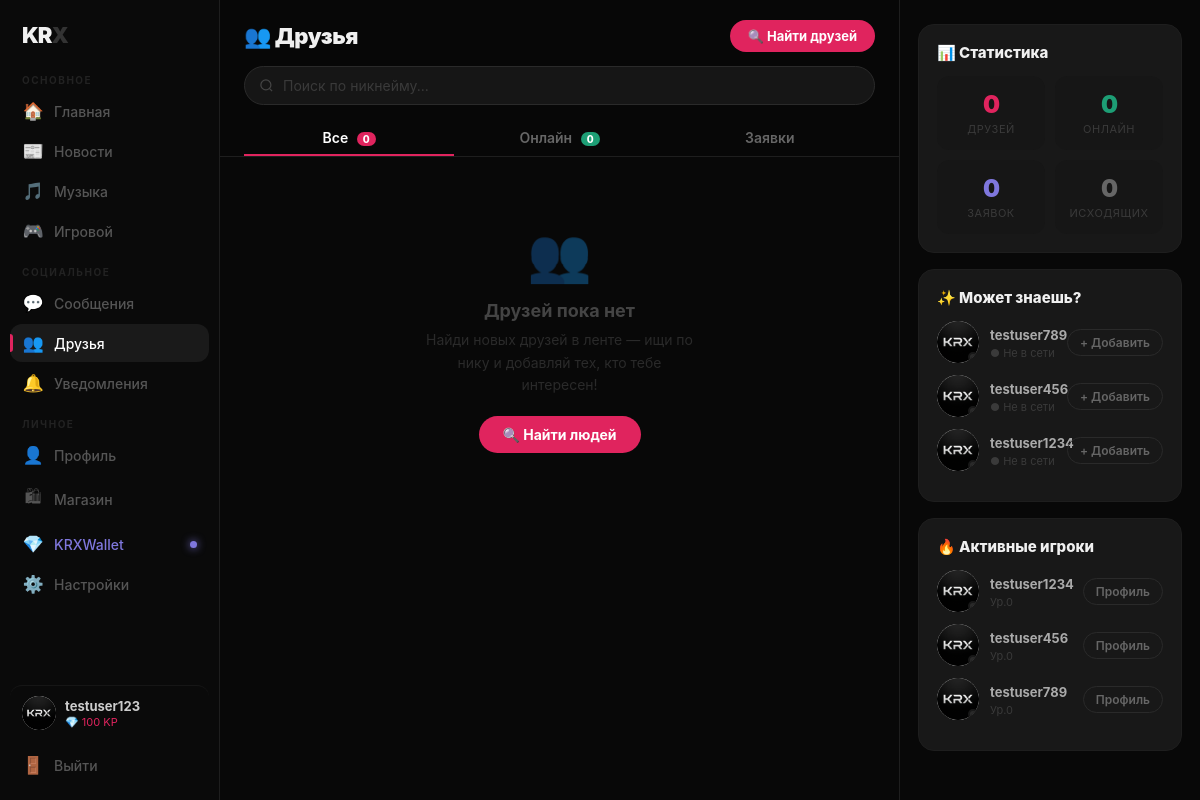
Page /friends (signed in) on the earlier database version.
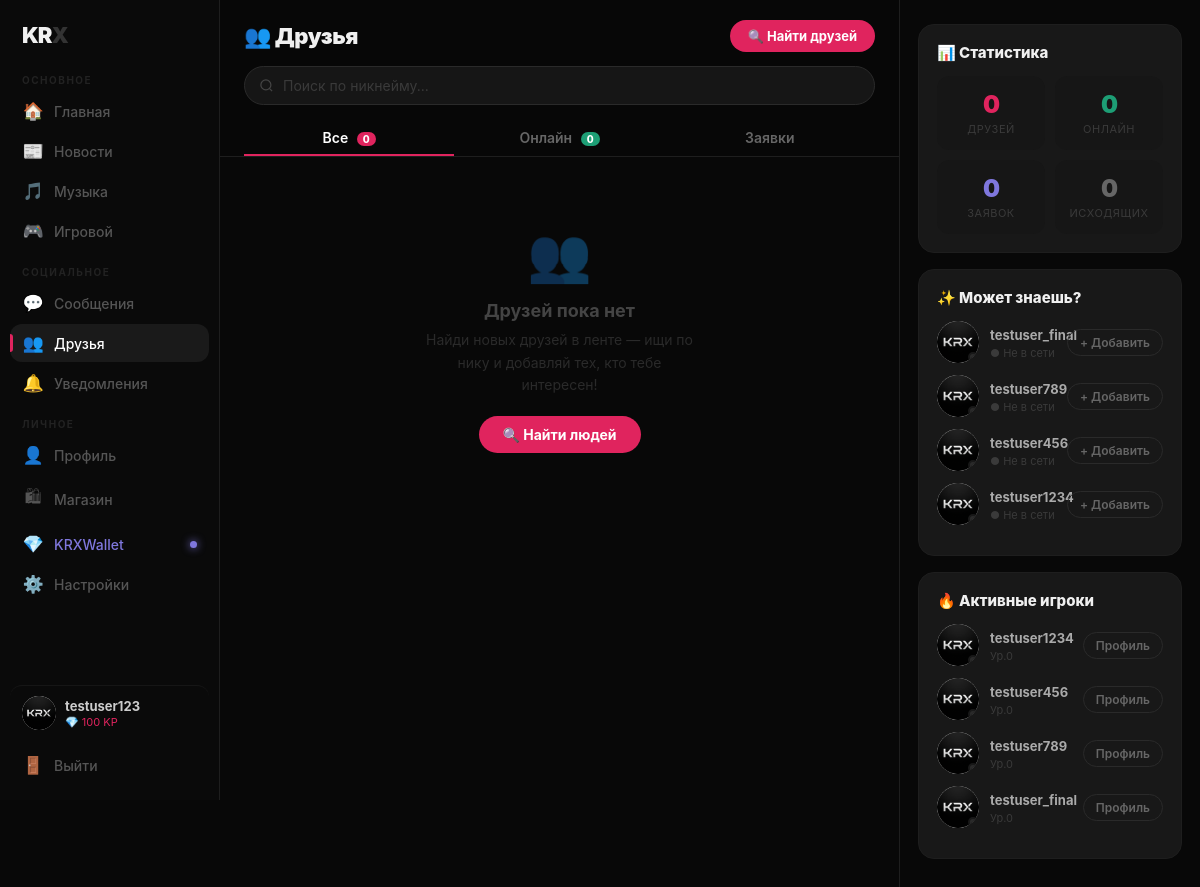
Same page on the later database version.
### database.py (models this page shows)
class User(db.Model):
    id = db.Column(db.Integer, primary_key=True)
    username = db.Column(db.String(50), unique=True, nullable=False)
    email = db.Column(db.String(100), unique=True, nullable=False)
    password = db.Column(db.String(200), nullable=False)
    bio = db.Column(db.String(300), default='')
    location = db.Column(db.String(100), default='')
    birthday = db.Column(db.String(20), default='')
    show_birthday = db.Column(db.Boolean, default=True)
    avatar = db.Column(db.String(200), default='default_avatar.jpg')
    banner = db.Column(db.String(200), default='default_banner.jpg')
    frame = db.Column(db.String(200), default='')
    music = db.Column(db.String(200), default='')
    music_name = db.Column(db.String(100), default='')
    status_emoji = db.Column(db.String(10), default='')
    badge = db.Column(db.String(50), default='')
    title = db.Column(db.String(80), default='Новичок KRX')
    show_title = db.Column(db.Boolean, default=True)
    xp = db.Column(db.Integer, default=0)
    kp = db.Column(db.Integer, default=100)
    level = db.Column(db.Integer, default=0)
    last_seen = db.Column(db.DateTime, default=datetime.utcnow)
    created_at = db.Column(db.DateTime, default=datetime.utcnow)
    is_verified = db.Column(db.Boolean, default=False)
    is_admin = db.Column(db.Boolean, default=False)
    is_banned = db.Column(db.Boolean, default=False)
    is_muted = db.Column(db.Boolean, default=False)
    theme = db.Column(db.String(20), default='dark')
    accent_color = db.Column(db.String(10), default='#7F77DD')
    profile_private = db.Column(db.Boolean, default=False)
    hide_online = db.Column(db.Boolean, default=False)
    hide_level = db.Column(db.Boolean, default=False)
    hide_birthday = db.Column(db.Boolean, default=False)
    posts_today = db.Column(db.Integer, default=0)
    last_post_date = db.Column(db.String(20), default='')
    wallpaper = db.Column(db.String(200), default='')
    phone = db.Column(db.String(20), default='')
    phone_code = db.Column(db.String(10), default='')
    phone_verified = db.Column(db.Boolean, default=False)
    email_code = db.Column(db.String(50), default='')
    last_ip = db.Column(db.String(50), default='')
    notif_sound = db.Column(db.Boolean, default=True)
    notif_popup = db.Column(db.Boolean, default=True)
    lang = db.Column(db.String(5), default='ru')
    tg_id = db.Column(db.String(50), default='')
    tg_username = db.Column(db.String(100), default='')
    tg_token = db.Column(db.String(50), default='')
    password_reset_code = db.Column(db.String(10), default='')
    tg_login_code = db.Column(db.String(10), default='')
    shop_wallpaper = db.Column(db.String(200), default='')
    profile_effect = db.Column(db.String(100), default='')
    nick_color = db.Column(db.String(20), default='')

### app.py (the view)
@app.route('/friends')
def friends():
    if 'user_id' not in session: return redirect('/login')
    user = User.query.get(session['user_id'])
    notifs_unread = get_unread_notifs(user.id)
    friends_list = get_friends(user.id)
    friend_ids = {f.id for f in friends_list}
    online_ids = {f.id for f in friends_list if is_online(f)}
    online_count = len(online_ids)
    incoming = FriendRequest.query.filter_by(to_user_id=user.id, status='pending').all()
    sent_requests = FriendRequest.query.filter_by(from_user_id=user.id, status='pending').all()
    suggested = [u for u in User.query.filter(
        User.id != user.id, User.is_banned == False
    ).order_by(User.last_seen.desc()).limit(20).all()
    if u.id not in friend_ids and not FriendRequest.query.filter_by(
        from_user_id=user.id, to_user_id=u.id).first()][:5]
    top_users = [u for u in User.query.filter(
        User.id != user.id, User.is_banned == False
    ).order_by(User.xp.desc()).limit(10).all() if u.id not in friend_ids][:4]
    return render_template('friends.html', user=user, friends=friends_list,
                           incoming=incoming, sent_requests=sent_requests,
                           online_ids=online_ids, online_count=online_count,
                           suggested=suggested, top_users=top_users,
                           is_online=is_online, notifs_unread=notifs_unread,
                           get_avatar_url=get_avatar_url)

### app.py (called while the page is built)
def get_friends(user_id):
    sent = FriendRequest.query.filter_by(from_user_id=user_id, status='accepted').all()
    received = FriendRequest.query.filter_by(to_user_id=user_id, status='accepted').all()
    friends, ids = [], set()
    for r in sent:
        u = User.query.get(r.to_user_id)
        if u and u.id not in ids: friends.append(u); ids.add(u.id)
    for r in received:
        u = User.query.get(r.from_user_id)
        if u and u.id not in ids: friends.append(u); ids.add(u.id)
    return friends

def is_online(user):
    if not user.last_seen: return False
    return datetime.utcnow() - user.last_seen < timedelta(minutes=5)

def get_client_ip():
    return request.environ.get('HTTP_X_FORWARDED_FOR', request.remote_addr)

def get_avatar_url(user):
    if not user.avatar or user.avatar == 'default_avatar.jpg': return '/static/default_avatar.jpg'
    if user.avatar.startswith('__shop__/'): return f'/static/shop/avatars/{user.avatar[9:]}'
    return f'/static/uploads/{user.avatar}'

def get_unread_notifs(user_id): return Notification.query.filter_by(user_id=user_id, is_read=False).count()

@app.before_request
def track_activity():
    if 'user_id' in session:
        u = User.query.get(session['user_id'])
        if u:
            if u.is_banned: session.clear(); return redirect('/login')
            u.last_seen = datetime.utcnow()
            u.last_ip = get_client_ip()
            db.session.commit()

### templates/friends.html (shortened to what this page needs)
<!DOCTYPE html>
<html lang="ru">
<head>
</head>
<body>
<div class="sidebar">
  <div class="logo">KR<span>X</span></div>
  <div class="nav-section-label">Основное</div>
  <a class="nav-item" href="/feed"><span class="nav-icon">🏠</span><span>Главная</span></a>
  <a class="nav-item" href="/news"><span class="nav-icon">📰</span><span>Новости</span></a>
  <a class="nav-item" href="/music"><span class="nav-icon">🎵</span><span>Музыка</span></a>
  <a class="nav-item" href="/gaming"><span class="nav-icon">🎮</span><span>Игровой</span></a>
  <div class="nav-section-label" style="margin-top:6px;">Социальное</div>
  <a class="nav-item" href="/messages"><span class="nav-icon">💬</span><span>Сообщения</span></a>
  <a class="nav-item active" href="/friends"><span class="nav-icon">👥</span><span>Друзья</span>
  </a>
  <a class="nav-item" href="/notifications"><span class="nav-icon">🔔</span><span>Уведомления</span>
  </a>
  <div class="nav-section-label" style="margin-top:6px;">Личное</div>
  <a class="nav-item" href="/profile"><span class="nav-icon">👤</span><span>Профиль</span></a>
  <a class="nav-item" href="/shop"><span class="nav-icon">🛍</span><span>Магазин</span></a>
  <a class="nav-item" href="/wallet" style="color:#7F77DD;position:relative;">
    <span class="nav-icon">💎</span><span>KRXWallet</span>
    <span class="kw-dot"></span>
  </a>
  <a class="nav-item" href="/settings"><span class="nav-icon">⚙️</span><span>Настройки</span></a>
  <div class="nav-spacer"></div>
  <a href="/profile" class="sidebar-user">
    <div class="s-av"><img src="{{ get_avatar_url(user) }}" onerror="this.src='/static/default_avatar.jpg'"></div>
    <div style="flex:1;min-width:0;">
      <div style="font-size:13px;color:#ccc;font-weight:700;white-space:nowrap;overflow:hidden;text-overflow:ellipsis;">{{ user.username }}</div>
      <div style="font-size:11px;color:var(--red);margin-top:1px;">💎 {{ user.kp }} KP</div>
    </div>
  </a>
  <a class="nav-item" href="/logout" style="margin-top:4px;"><span class="nav-icon">🚪</span><span>Выйти</span></a>
</div>
<div class="main">
  <div class="content">
    <div class="page-header">
      <div class="page-title-row">
        <div class="page-title">👥 Друзья</div>
        <button type="button" class="add-friend-btn" onclick="document.getElementById('friend-search').focus();">🔍 Найти друзей</button>
      </div>
      <div class="search-wrap">
        <input class="search-input" type="text" id="friend-search" placeholder="Поиск по никнейму..." oninput="filterFriends(this.value)">
      </div>
      <div class="tabs-row">
        <div class="tab-btn active" id="tab-btn-all" onclick="switchTab('all', this)">
          Все <span class="tab-badge">{{ friends|length }}</span>
        </div>
        <div class="tab-btn" id="tab-btn-online" onclick="switchTab('online', this)">
          Онлайн <span class="tab-badge" id="online-count" style="background:var(--green);">{{ online_count }}</span>
        </div>
        <div class="tab-btn" id="tab-btn-requests" onclick="switchTab('requests', this)">
          Заявки
        </div>
      </div>
    </div>
    <div id="pane-all" class="tab-pane active">
      {% if friends %}
      <div class="friends-grid" id="all-friends-grid">
        {% for f in friends %}
        {% set online = is_online(f) %}
        {% set gaming = f.status_emoji == '🎮' and online %}
        <div class="friend-card" data-name="{{ f.username.lower() }}">
          <div class="fc-av-wrap">
            <div class="fc-av">
              <img src="{{ get_avatar_url(f) }}" onerror="this.style.display='none';this.nextElementSibling.style.display='flex'">
              <div class="fc-av-init" style="display:none;">{{ f.username[0].upper() }}</div>
            </div>
            <div class="status-dot {% if gaming %}dot-gaming{% elif online %}dot-online{% else %}dot-offline{% endif %}"></div>
          </div>
          <div class="fc-info">
            <div class="fc-name">
              <a href="/user/{{ f.id }}">{{ f.username }}</a>
              {% if f.is_verified %}<span class="fc-verified">✓</span>{% endif %}
              {% if f.badge == 'founder' %}<span style="font-size:11px;">👑</span>
              {% elif f.badge == 'admin' %}<span style="font-size:11px;">🛡️</span>{% endif %}
            </div>
            <div class="fc-status {% if gaming %}gaming{% elif online %}online{% else %}offline{% endif %}">
              <span class="fc-status-dot {% if gaming %}red{% elif online %}green{% else %}gray{% endif %}"></span>
              {% if gaming %}Играет сейчас 🎮
              {% elif online %}Онлайн
              {% else %}Не в сети{% endif %}
            </div>
          </div>
          <div class="fc-actions">
            <a href="/messages?with={{ f.id }}" class="fc-btn msg" title="Написать">💬</a>
            <a href="/user/{{ f.id }}" class="fc-btn" title="Профиль">👤</a>
          </div>
        </div>
        {% endfor %}
      </div>
      {% else %}
      <div class="empty-state">
        <div class="empty-icon">👥</div>
        <div class="empty-title">Друзей пока нет</div>
        <div class="empty-sub">Найди новых друзей в ленте — ищи по нику и добавляй тех, кто тебе интересен!</div>
        <a href="/feed" class="empty-action">🔍 Найти людей</a>
      </div>
      {% endif %}
    </div>
  </div>
  <div class="right-col">
    <div class="widget">
      <div class="widget-title">📊 Статистика</div>
      <div class="stats-grid">
        <div class="stat-box">
          <div class="stat-num">{{ friends|length }}</div>
          <div class="stat-label">Друзей</div>
        </div>
        <div class="stat-box">
          <div class="stat-num" style="color:var(--green);">{{ online_count }}</div>
          <div class="stat-label">Онлайн</div>
        </div>
        <div class="stat-box">
          <div class="stat-num" style="color:var(--accent);">{{ incoming|length }}</div>
          <div class="stat-label">Заявок</div>
        </div>
        <div class="stat-box">
          <div class="stat-num" style="color:var(--text3);">{{ sent_requests|length }}</div>
          <div class="stat-label">Исходящих</div>
        </div>
      </div>
    </div>
    {% if suggested %}
    <div class="widget">
      <div class="widget-title">✨ Может знаешь?</div>
      {% for s in suggested %}
      <div class="suggest-card">
        <div class="sug-av">
          <img src="{{ get_avatar_url(s) }}" onerror="this.style.display='none';this.nextElementSibling.style.display='flex'">
          <div class="sug-dot {% if is_online(s) %}dot-online{% else %}dot-offline{% endif %}" style="border-color:var(--card2);"></div>
        </div>
        <div class="sug-info">
          <a href="/user/{{ s.id }}" class="sug-name">{{ s.username }}{% if s.is_verified %} <span style="color:#60aaff;font-size:10px;">✓</span>{% endif %}</a>
          <div class="sug-sub">{% if is_online(s) %}● Онлайн{% else %}● Не в сети{% endif %}</div>
        </div>
        <form method="POST" action="/friend/send/{{ s.id }}" style="display:inline;">
          <button class="sug-add-btn" type="submit">+ Добавить</button>
        </form>
      </div>
      {% endfor %}
    </div>
    {% endif %}
    {% if top_users %}
    <div class="widget">
      <div class="widget-title">🔥 Активные игроки</div>
      {% for u in top_users %}
      <div class="suggest-card">
        <div class="sug-av">
          <img src="{{ get_avatar_url(u) }}" onerror="this.style.display='none';this.nextElementSibling.style.display='flex'">
          <div class="sug-dot {% if is_online(u) %}dot-online{% else %}dot-offline{% endif %}" style="border-color:var(--card2);"></div>
        </div>
        <div class="sug-info">
          <a href="/user/{{ u.id }}" class="sug-name">{{ u.username }}</a>
          <div class="sug-sub">Ур.{{ u.level }}</div>
        </div>
        <a href="/user/{{ u.id }}" class="sug-add-btn">Профиль</a>
      </div>
      {% endfor %}
    </div>
    {% endif %}
  </div>
</div>
</body>
</html>

Differences in the rows shown:
added User: avatar (placeholder picture), username "testuser_final", shows "● Не в сети", level "0"
